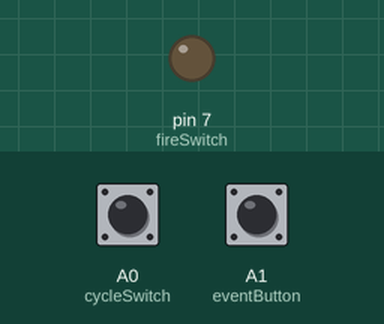
This sketch was run on a simulated Arduino Uno, built with avr-gcc and run on an emulated ATmega328P. Shown: output pins drawn as LEDs (lit = HIGH). The test bench sets the inputs (shaded band); at power-on: A1 (eventButton) HIGH, A0 (cycleSwitch) HIGH. Random numbers use the default seed unless the sketch sets one.

Above: at 1.2 s.
1.3 s: A1 (eventButton) pulled LOW for 0.15 s
At 1.37 s:
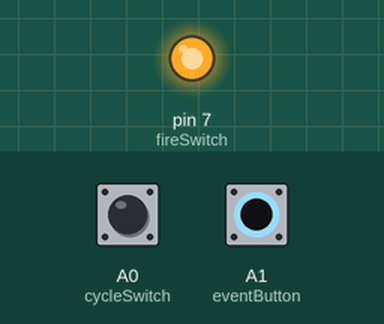
Timing chart, 0 to 4.3 s (numbered marks = the images above; inputs shaded):
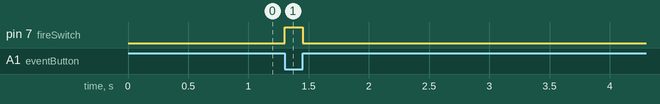

Measured:
- after the input at 1.3 s, pin 7 (fireSwitch): LOW → HIGH at once, → LOW 0.15 s later

The sketch:

dragonHead_fire.ino
```cpp
/* Define Pins */
const int cycleSwitch = A0;                 // Switch for Cycle animation Flag
const int eventButton = A1;                 // Button to Initiate Dragon Breath (Fire) event
const int fireSwitch = 7;                   // Trigger (Relay 1) - for starting Dragon Breath (Fire)

/* Set Time Variables and Flags */
unsigned long currentTime = millis();                             // Set current time
const unsigned long Interval_fire[3] = { 9000, 20000, 30000 };    // Interval Array of time to set random numbers for dragon breath (fire) ** Lowest Number Must be Larger then Largest number in "Duration_spit" Array
const unsigned long Duration_fire[3] = { 500, 1000, 1750 };       // Duration Array for Fire Time (Seconds)
bool fireState = false;                                           // Variable to turn off and on (Fire) Fog Machine
bool eventState = false;                                          // Variable to track event button states

/* Function ProtoTypes */
void dragonFire();

void setup() {
  Serial.begin(9600);           // Start Serial Monitor with speed of 9600 Bauds
  randomSeed(3);                // Start Random Seed for use of Random Function Later

/* Set Pins */
  pinMode(cycleSwitch, INPUT_PULLUP);       // Set cycle switch as input; pulled high internally; Ground to activate switch
  pinMode(eventButton, INPUT_PULLUP);       // Set event button as input; pulled high internally; Ground to activate switch
  pinMode(fireSwitch, OUTPUT);              // Set trigger as output
}

void loop() {
  currentTime = millis();                   // Update current Time
  if (digitalRead(cycleSwitch) == HIGH) {   // Check to see if Cycle switch is on
    dragonFire();                           // Run Dragon Breath (Fire) Event Function
    if (digitalRead(eventButton) == LOW) {  // If Button Pressed...
      digitalWrite(fireSwitch, HIGH);       // Turn On Fire Fog Machine
      eventState = true;                    // Increment Event State
    }
    if ((digitalRead(eventButton) == HIGH) && (eventState == true)) {   // Event Button Just Released
      if (fireState == false) {
        digitalWrite(fireSwitch, LOW);      // Turn Off Fire Fog Machine
      }
      eventState = false;                   // Turn Off Event button Flag
    }
  } else {
    digitalWrite(fireSwitch, LOW);          // If Cycle switch low - Turn Off Fire Fog Machine
  }
}

void dragonFire () {
  static unsigned long lastTime_fire;                             // Variable to hold Last time action happened
  static unsigned long lastTime_fireDuration;                     // Variable to hold Last time action happened
  static unsigned long randomNumber_fireInterval;                 // Variable to hold random number for Dragon Breath (Fire) Interval
  static unsigned long randomNumber_fireDuration;                 // Variable to hold random number for Dragon Breath (Fire) Duration

  if ((currentTime - lastTime_fire) >= Interval_fire[randomNumber_fireInterval]) {           // Check to See if the Duration of Time has Passed in order to Breath Fire Again
    if (fireState == false) {                                                                // If Fire Switch off (not Breathing Fire)...
      digitalWrite(fireSwitch, HIGH);                                                        // ...Turn Fire Switch on (start Breathing Fire)
      fireState = true;                                                                      // Change Spit State to True because we are now breathing fire!
      randomNumber_fireDuration = random(3);                                                 // Pick New Random Duration Dragon should Breathe Fire for
      lastTime_fireDuration = currentTime;                                                   // Reset Dragon Fire Duration Timer to start tracking Fire Duration
    }
  }
  if ((currentTime - lastTime_fireDuration) >= Duration_fire[randomNumber_fireDuration]) {   // Check to See if the Duration of Time has Passed for Length of Fire
    if (fireState == true) {                                                                 // If Fire Flag is on (still Breathing Fire)...
      digitalWrite(fireSwitch, LOW);                                                         // ...Turn off Fire Fog Machine
      fireState = false;                                                                     // Turn off Fire Flag
      randomNumber_fireInterval = random(3);                                                 // Pick New Random Interval to Wait for Next Fire Cycle
      lastTime_fire = currentTime;                                                           // Reset Fire Interval Timer to start tracking When to Fire Again
    }
  }
}
```
